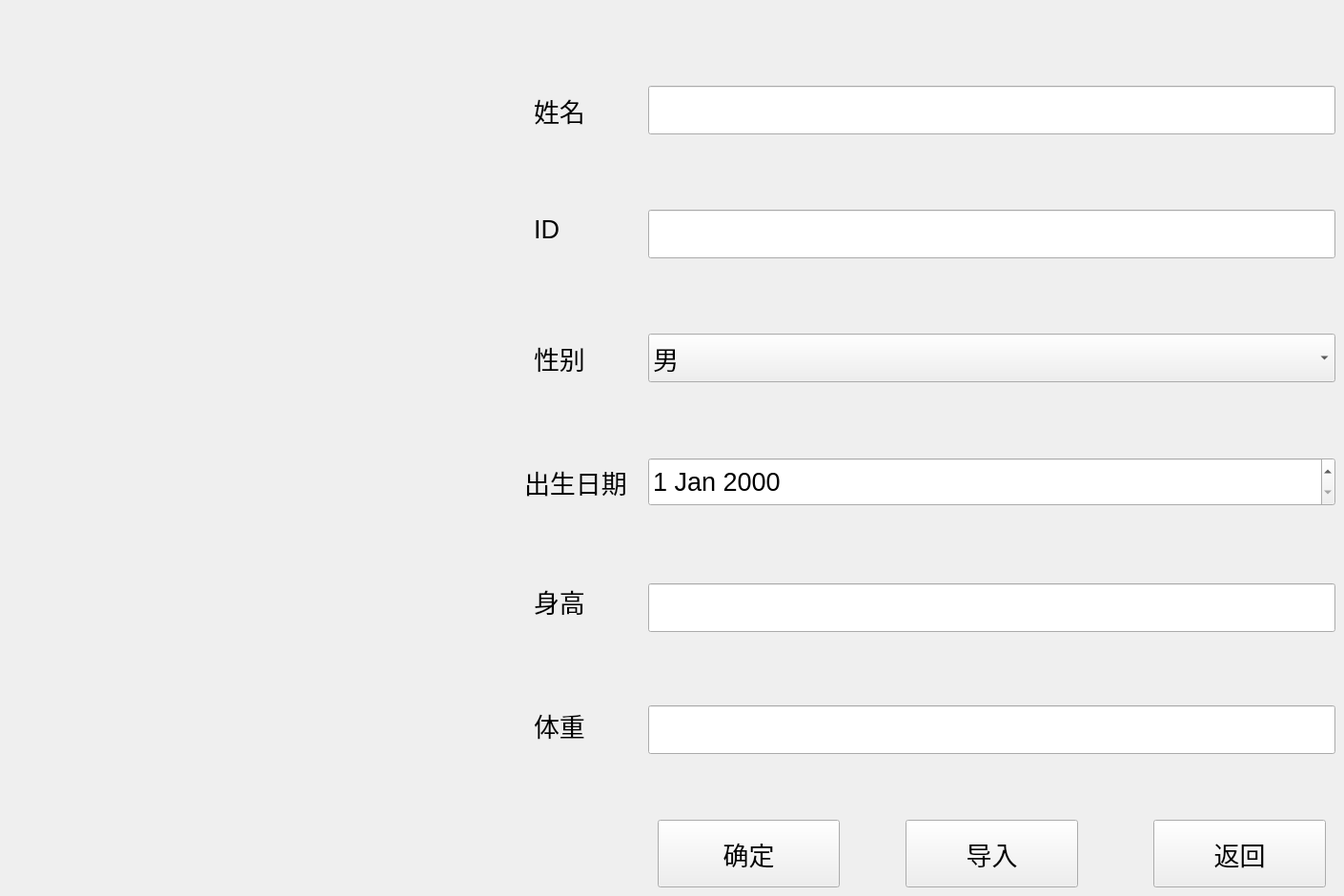
      <widget class="QWidget" name="pagePatientSelect">
       <property name="font">
        <font>
         <pointsize>20</pointsize>
        </font>
       </property>
       <widget class="QLineEdit" name="eName">
        <property name="geometry">
         <rect>
          <x>680</x>
          <y>90</y>
          <width>721</width>
          <height>51</height>
         </rect>
        </property>
       </widget>
       <widget class="QLineEdit" name="eID">
        <property name="geometry">
         <rect>
          <x>680</x>
          <y>220</y>
          <width>721</width>
          <height>51</height>
         </rect>
        </property>
       </widget>
       <widget class="QComboBox" name="eGender">
        <property name="geometry">
         <rect>
          <x>680</x>
          <y>350</y>
          <width>721</width>
          <height>51</height>
         </rect>
        </property>
        <item>
         <property name="text">
          <string>男</string>
         </property>
        </item>
        <item>
         <property name="text">
          <string>女</string>
         </property>
        </item>
       </widget>
       <widget class="QDateEdit" name="eBirth">
        <property name="geometry">
         <rect>
          <x>680</x>
          <y>480</y>
          <width>721</width>
          <height>51</height>
         </rect>
        </property>
       </widget>
       <widget class="QLineEdit" name="eHeight">
        <property name="geometry">
         <rect>
          <x>680</x>
          <y>612</y>
          <width>721</width>
          <height>51</height>
         </rect>
        </property>
       </widget>
       <widget class="QLineEdit" name="eWeight">
        <property name="geometry">
         <rect>
          <x>680</x>
          <y>740</y>
          <width>721</width>
          <height>51</height>
         </rect>
        </property>
       </widget>
       <widget class="QLabel" name="label_21">
        <property name="geometry">
         <rect>
          <x>560</x>
          <y>90</y>
          <width>101</width>
          <height>51</height>
         </rect>
        </property>
        <property name="text">
         <string>姓名</string>
        </property>
       </widget>
       <widget class="QLabel" name="label_22">
        <property name="geometry">
         <rect>
          <x>560</x>
          <y>220</y>
          <width>101</width>
          <height>41</height>
         </rect>
        </property>
        <property name="text">
         <string>ID</string>
        </property>
       </widget>
       <widget class="QLabel" name="label_23">
        <property name="geometry">
         <rect>
          <x>560</x>
          <y>350</y>
          <width>81</width>
          <height>51</height>
         </rect>
        </property>
        <property name="text">
         <string>性别</string>
        </property>
       </widget>
       <widget class="QLabel" name="label_24">
        <property name="geometry">
         <rect>
          <x>550</x>
          <y>480</y>
          <width>131</width>
          <height>51</height>
         </rect>
        </property>
        <property name="text">
         <string>出生日期</string>
        </property>
       </widget>
       <widget class="QLabel" name="label_25">
        <property name="geometry">
         <rect>
          <x>560</x>
          <y>610</y>
          <width>91</width>
          <height>41</height>
         </rect>
        </property>
        <property name="text">
         <string>身高</string>
        </property>
       </widget>
       <widget class="QLabel" name="label_26">
        <property name="geometry">
         <rect>
          <x>560</x>
          <y>740</y>
          <width>71</width>
          <height>41</height>
         </rect>
        </property>
        <property name="text">
         <string>体重</string>
        </property>
       </widget>
       <widget class="QPushButton" name="btnPatientNewSave">
        <property name="geometry">
         <rect>
          <x>690</x>
          <y>860</y>
          <width>191</width>
          <height>71</height>
         </rect>
        </property>
        <property name="text">
         <string>确定</string>
        </property>
       </widget>
       <widget class="QPushButton" name="btnImportFromDB">
        <property name="geometry">
         <rect>
          <x>950</x>
          <y>860</y>
          <width>181</width>
          <height>71</height>
         </rect>
        </property>
        <property name="text">
         <string>导入</string>
        </property>
       </widget>
       <widget class="QPushButton" name="btnBackToMain">
        <property name="geometry">
         <rect>
          <x>1210</x>
          <y>860</y>
          <width>181</width>
          <height>71</height>
         </rect>
        </property>
        <property name="text">
         <string>返回</string>
        </property>
       </widget>
      </widget>
